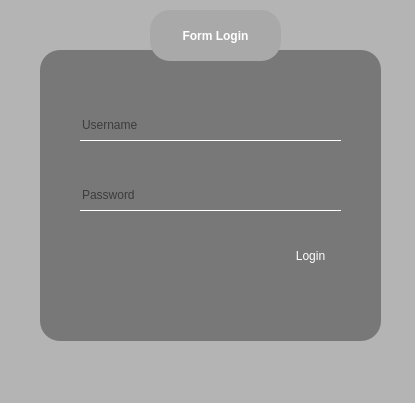
<?xml version="1.0" encoding="UTF-8"?>
<ui version="4.0">
 <class>MainWindow</class>
 <widget class="QMainWindow" name="MainWindow">
  <property name="geometry">
   <rect>
    <x>0</x>
    <y>0</y>
    <width>415</width>
    <height>403</height>
   </rect>
  </property>
  <property name="windowTitle">
   <string>MainWindow</string>
  </property>
  <property name="styleSheet">
   <string notr="true">* {
	background: rgb(180, 180, 180);
}

QPushButton{
	background : rgb(120, 120, 120);
	border-radius : 20px;
	font: 75 14pt &quot;Raavi&quot;;
	color : white;
	
	
}

QPushButton:hover{
	background : rgb(180, 180, 180);
}

QFrame {
	border-radius : 20px;
	background : rgb(120, 120, 120);
}

QLineEdit{
	background : transparent;
	border : none;
	border-bottom : 1px solid white;
}
</string>
  </property>
  <widget class="QWidget" name="centralwidget">
   <widget class="QFrame" name="frame">
    <property name="geometry">
     <rect>
      <x>40</x>
      <y>50</y>
      <width>341</width>
      <height>291</height>
     </rect>
    </property>
    <property name="frameShape">
     <enum>QFrame::StyledPanel</enum>
    </property>
    <property name="frameShadow">
     <enum>QFrame::Raised</enum>
    </property>
    <widget class="QLineEdit" name="lineEdit">
     <property name="geometry">
      <rect>
       <x>40</x>
       <y>60</y>
       <width>261</width>
       <height>31</height>
      </rect>
     </property>
     <property name="placeholderText">
      <string>Username</string>
     </property>
    </widget>
    <widget class="QLineEdit" name="lineEdit_2">
     <property name="geometry">
      <rect>
       <x>40</x>
       <y>130</y>
       <width>261</width>
       <height>31</height>
      </rect>
     </property>
     <property name="placeholderText">
      <string>Password</string>
     </property>
    </widget>
    <widget class="QPushButton" name="pushButton">
     <property name="geometry">
      <rect>
       <x>230</x>
       <y>180</y>
       <width>81</width>
       <height>51</height>
      </rect>
     </property>
     <property name="text">
      <string>Login</string>
     </property>
    </widget>
   </widget>
   <widget class="QPushButton" name="pushButton_2">
    <property name="geometry">
     <rect>
      <x>150</x>
      <y>10</y>
      <width>131</width>
      <height>51</height>
     </rect>
    </property>
    <property name="styleSheet">
     <string notr="true">font: 75 12pt &quot;Raavi&quot;;
background : darkgrey;
font-weight: 900;

</string>
    </property>
    <property name="text">
     <string>Form Login</string>
    </property>
   </widget>
  </widget>
  <widget class="QMenuBar" name="menubar">
   <property name="geometry">
    <rect>
     <x>0</x>
     <y>0</y>
     <width>415</width>
     <height>21</height>
    </rect>
   </property>
  </widget>
  <widget class="QStatusBar" name="statusbar"/>
 </widget>
 <resources/>
 <connections/>
</ui>
